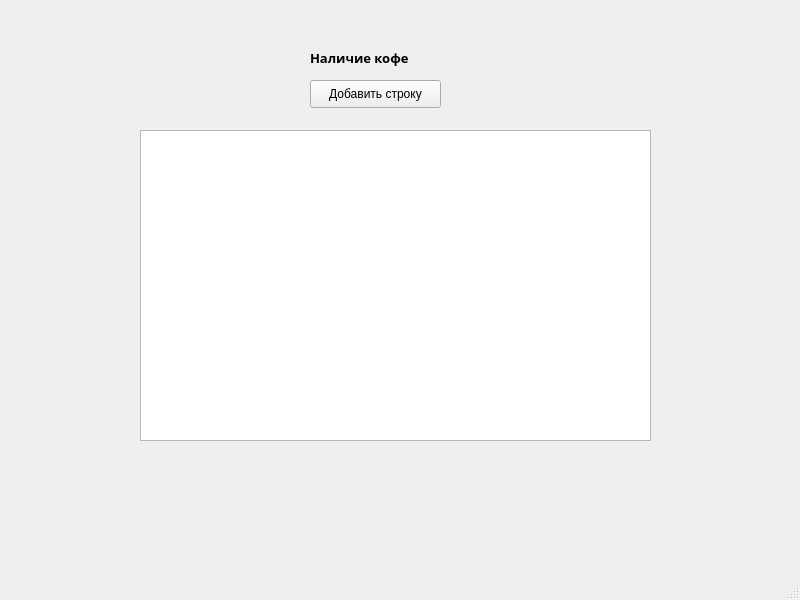
<?xml version="1.0" encoding="UTF-8"?>
<ui version="4.0">
 <class>MainWindow</class>
 <widget class="QMainWindow" name="MainWindow">
  <property name="geometry">
   <rect>
    <x>0</x>
    <y>0</y>
    <width>800</width>
    <height>600</height>
   </rect>
  </property>
  <property name="windowTitle">
   <string>MainWindow</string>
  </property>
  <widget class="QWidget" name="centralwidget">
   <widget class="QLabel" name="label">
    <property name="geometry">
     <rect>
      <x>310</x>
      <y>50</y>
      <width>131</width>
      <height>16</height>
     </rect>
    </property>
    <property name="font">
     <font>
      <family>Rockwell Extra Bold</family>
      <pointsize>10</pointsize>
      <weight>75</weight>
      <bold>true</bold>
     </font>
    </property>
    <property name="text">
     <string>Наличие кофе</string>
    </property>
   </widget>
   <widget class="QTableView" name="view">
    <property name="geometry">
     <rect>
      <x>140</x>
      <y>130</y>
      <width>511</width>
      <height>311</height>
     </rect>
    </property>
   </widget>
   <widget class="QPushButton" name="addButton">
    <property name="geometry">
     <rect>
      <x>310</x>
      <y>80</y>
      <width>131</width>
      <height>28</height>
     </rect>
    </property>
    <property name="text">
     <string>Добавить строку</string>
    </property>
   </widget>
  </widget>
  <widget class="QMenuBar" name="menubar">
   <property name="geometry">
    <rect>
     <x>0</x>
     <y>0</y>
     <width>800</width>
     <height>26</height>
    </rect>
   </property>
  </widget>
  <widget class="QStatusBar" name="statusbar"/>
 </widget>
 <resources/>
 <connections/>
</ui>
